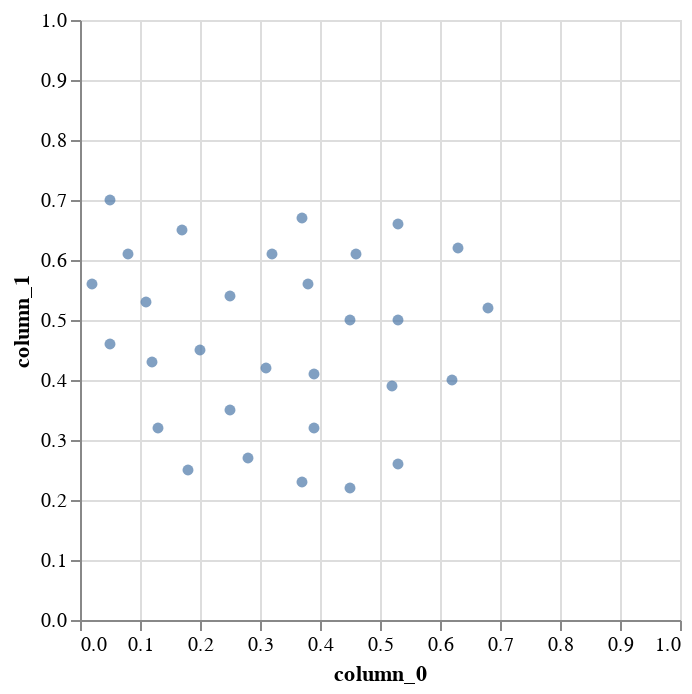

This figure's notebook cell:
### Markdown cell above
## Playing with the basic syntax

### Code cell
# Poisson disk sampling 
# https://docs.scipy.org/doc/scipy/reference/generated/scipy.stats.qmc.PoissonDisk.html

rng = np.random.default_rng()
engine = qmc.PoissonDisk(d=2, radius = 0.08, rng = None)
sample = engine.random(30).round(2) # round this to 2 

# turn sample into df for plotting
df = pl.DataFrame(sample)
df
# df.head(5)

# plot using altair
(
    
    alt.Chart(df).mark_point(filled = True).encode(
        alt.X('column_0').scale(domain=(0, 1)),
        alt.Y('column_1').scale(domain=(0, 1))
    ).properties(
        # width = 300,
        # height = 300
    )
)

### Figure 1 — Vega-Lite specification as saved in the notebook (floating-point values rounded to 4 significant figures)
{"config": {"view": {"continuousWidth": 300, "continuousHeight": 300}}, "data": {"name": "data-eb2f8f2912986717127d82dcd9e71cdc"}, "mark": {"type": "point", "filled": true}, "encoding": {"x": {"field": "column_0", "scale": {"domain": [0, 1]}, "type": "quantitative"}, "y": {"field": "column_1", "scale": {"domain": [0, 1]}, "type": "quantitative"}}, "$schema": "https://vega.github.io/schema/vega-lite/v6.1.0.json", "datasets": {"data-eb2f8f2912986717127d82dcd9e71cdc": [{"column_0": 0.08, "column_1": 0.61}, {"column_0": 0.05, "column_1": 0.7}, {"column_0": 0.17, "column_1": 0.65}, {"column_0": 0.02, "column_1": 0.56}, {"column_0": 0.05, "column_1": 0.46}, {"column_0": 0.11, "column_1": 0.53}, {"column_0": 0.12, "column_1": 0.43}, {"column_0": 0.25, "column_1": 0.54}, {"column_0": 0.2, "column_1": 0.45}, {"column_0": 0.25, "column_1": 0.35}, {"column_0": 0.13, "column_1": 0.32}, {"column_0": 0.32, "column_1": 0.61}, {"column_0": 0.38, "column_1": 0.56}, {"column_0": 0.31, "column_1": 0.42}, {"column_0": 0.39, "column_1": 0.32}, {"column_0": 0.45, "column_1": 0.5}, {"column_0": 0.28, "column_1": 0.27}, {"column_0": 0.46, "column_1": 0.61}, {"column_0": 0.37, "column_1": 0.67}, {"column_0": 0.53, "column_1": 0.5}, {"column_0": 0.37, "column_1": 0.23}, {"column_0": 0.53, "column_1": 0.26}, {"column_0": 0.45, "column_1": 0.22}, {"column_0": 0.52, "column_1": 0.39}, {"column_0": 0.53, "column_1": 0.66}, {"column_0": 0.68, "column_1": 0.52}, {"column_0": 0.62, "column_1": 0.4}, {"column_0": 0.18, "column_1": 0.25}, {"column_0": 0.39, "column_1": 0.41}, {"column_0": 0.63, "column_1": 0.62}]}}
